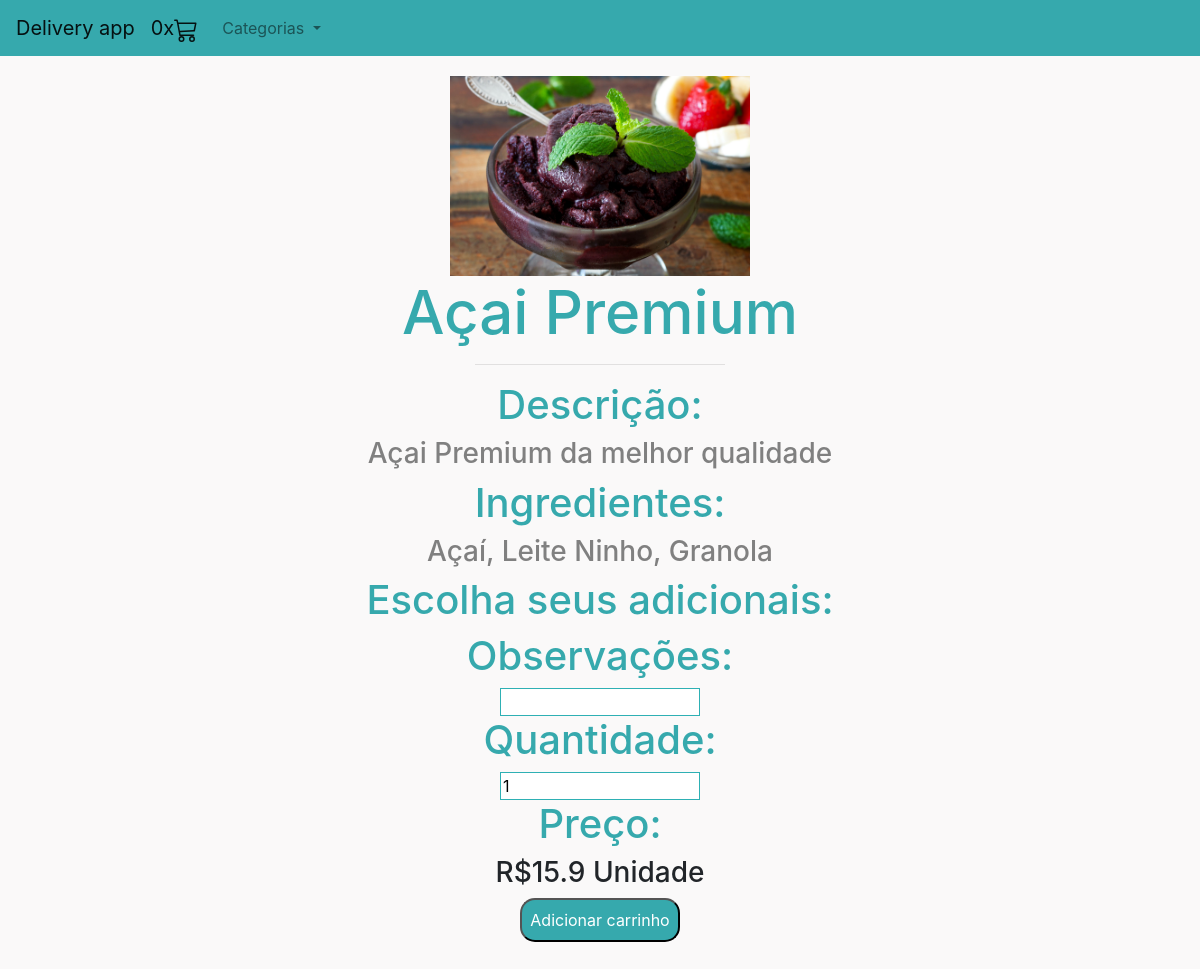
The app's page /produto/2 with its own data.
### produto/models.py (models this page shows, shortened)
class Produto(models.Model):
    nome_produto = models.CharField(max_length=100)
    img = models.ImageField(upload_to='post_img')
    categoria = models.ForeignKey(Categoria, on_delete=models.CASCADE)
    preco = models.FloatField()
    descricao = models.TextField()
    ingredientes = models.CharField(max_length=2000)
    adicionais = models.ManyToManyField(Adicional, blank=True)
    ativo = models.BooleanField(default=True)

### produto/views.py (the view)
# urls.py: path('', include('produto.urls')),
def produto(request, id):
    if not request.session.get('carrinho'):
        request.session['carrinho'] = []
        request.session.save()
    erro = request.GET.get('erro')
    produto = Produto.objects.filter(id=id)[0]
    categorias = Categoria.objects.all()
    return render(request, 'produto.html', {'produto': produto,
                                            'carrinho': len(request.session['carrinho']),
                                            'categorias': categorias,
                                            'erro': erro})

### produto/models.py (called while the page is built)
    def __str__(self):
        return self.categoria

### produto/templates/produto.html (shortened to what this page needs)
{%extends 'base.html'%}
{% block 'conteudo'%}
<div style="align-items: center; text-align: center;">
    <img class="tamanhoImg" style="margin-top: 20px;" src="/media/{{produto.img}}">
    <h3  class="titulo tituloProduto">{{produto.nome_produto}}</h3>
    <hr style="width: 250px;">
    <h1 class="titulo subTituloProduto">Descrição: </h1>
    <h3 style="color: gray;">{{produto.descricao}}</h3>
    <h1 class="titulo subTituloProduto">Ingredientes: </h1>
    <h3 style="color: gray;">{{produto.ingredientes}}</h3>
    <h1 class="titulo subTituloProduto">Escolha seus adicionais: </h1>
    <form method="POST" action="{% url 'add_carrinho'%}">{% csrf_token %}
    <h1 class="titulo subTituloProduto">Observações: </h1>
    <input name="observacoes" class="observacoes" type="text">
    <h1 class="titulo subTituloProduto">Quantidade: </h1>
    <input name="quantidade" class="observacoes" type="number"  min="1" max="200" value="1">
    <h1 class="titulo subTituloProduto">Preço: </h1>
    <h3>R${{produto.preco}} Unidade</h3>
    <input class="botao" type="submit" value="Adicionar carrinho">
</form>
</div>
{%endblock%}

### templates/static/produto/css/css.css (style rules this page uses)
.observacoes { border: 1px solid #2eb0b4; width: 200px; }
.tituloProduto { font-size: 60px; }
.subTituloProduto { font-size: 40px; }
.botao { background-color: #36a9ad; color: white; padding: 8px; border-radius: 15px; transition: 0.2s; }
body { background-color: #FAF9F9; }
.titulo { color: #36a9ad; }
.tamanhoImg { width: 500px; }
@media (max-width: 1200px) { .tamanhoImg { width: 300px; } }

### records on screen
Produto: img (picture), nome_produto "Açai Premium", descricao "Açai Premium da melhor qualidade", ingredientes "Açaí, Leite Ninho, Granola", preco "15.9"

### other values on screen
{{ carrinho }} "0"
